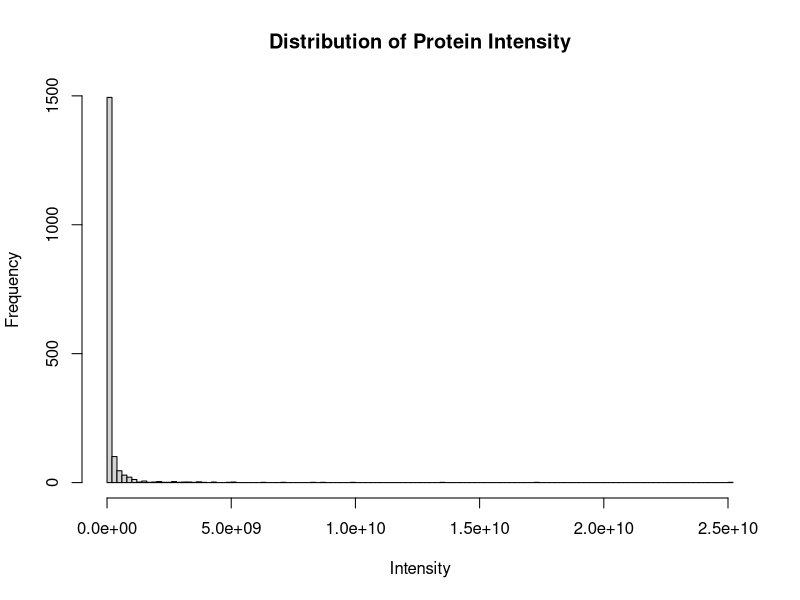
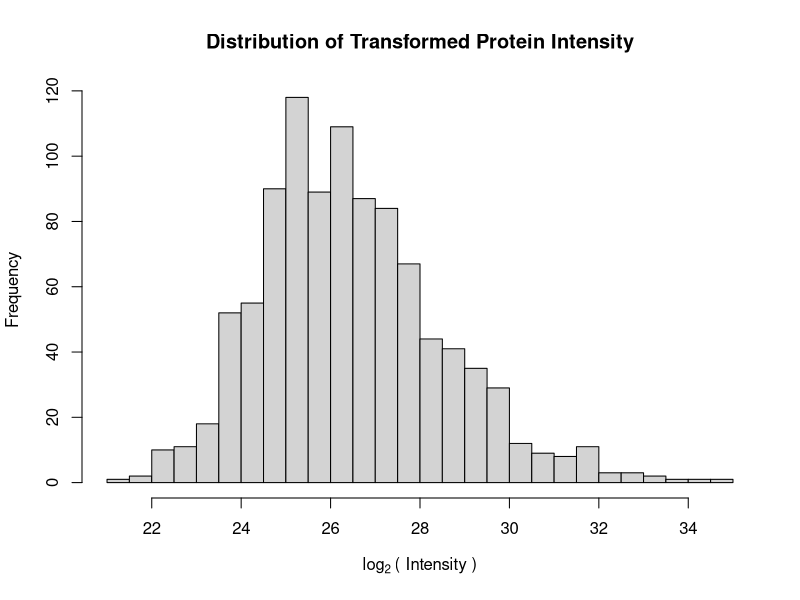

Write R code to recreate these figures, in order.
## ---- chunk 1
setwd("C:/Users/Tony Lin/Desktop/DataScience+/proteomics-series/")
## ---- chunk 2
raw = read.delim("proteinGroups.txt", stringsAsFactors = FALSE, colClasses = "character")
## ---- chunk 3
grep("^LFQ.intensity", names(raw), value = TRUE)
## ---- chunk 4
library(dplyr)
df = dplyr::filter(raw, Potential.contaminant != "+") %>%
  dplyr::filter(Reverse != "+") %>%
  dplyr::filter(Only.identified.by.site != "+")
## ---- chunk 5
summary(as.numeric(df$Q.value))
## ---- chunk 6
head(df$Protein.IDs)
head(df$Fasta.headers)
## ---- chunk 7
# Isolate the first ID
df$Protein.IDs = sub(";.*", "", df$Protein.IDs)
df$Fasta.headers = sub(";.*", "", df$Fasta.headers)

# Extract Protein name
regex = regexpr("(?<=_HUMAN.).*(?=.OS)", df$Fasta.headers, perl = TRUE)
df$Protein.name = regmatches(df$Fasta.headers, regex)

# Extract UniProtID
regex = regexpr("(?<=\\|).*(?=\\|)", df$Protein.IDs, perl = TRUE)
df$Protein = regmatches(df$Protein.IDs, regex)

# Extract Gene ID
regex = regexpr("((?<=\\|[[:alnum:]]{6}\\|).*(?=_HUMAN)|(?<=\\|[[:alnum:]]{10}\\|).*(?=_HUMAN))",
                df$Protein.IDs, perl = TRUE)
df$Gene = regmatches(df$Protein.IDs, regex)
## ---- chunk 8
intensity.names = grep("^LFQ.intensity", names(raw), value = TRUE)
df[intensity.names] = sapply(df[intensity.names], as.numeric)
## ---- chunk 9
hist(df$LFQ.intensity.Parental_bR1,
     breaks = 100,
     xlab = "Intensity",
     ylab = "Frequency",
     main = "Distribution of Protein Intensity")
## ---- chunk 10
LOG.names = sub("^LFQ.intensity", "LOG2", intensity.names)   # rename intensity columns
df[LOG.names] = log2(df[intensity.names])
## ---- chunk 11
hist(df$LOG2.Parental_bR1,
     breaks = 30,
     xlab = bquote(log[2]~"( Intensity )"),
     ylab = "Frequency",
     main = "Distribution of Transformed Protein Intensity")
